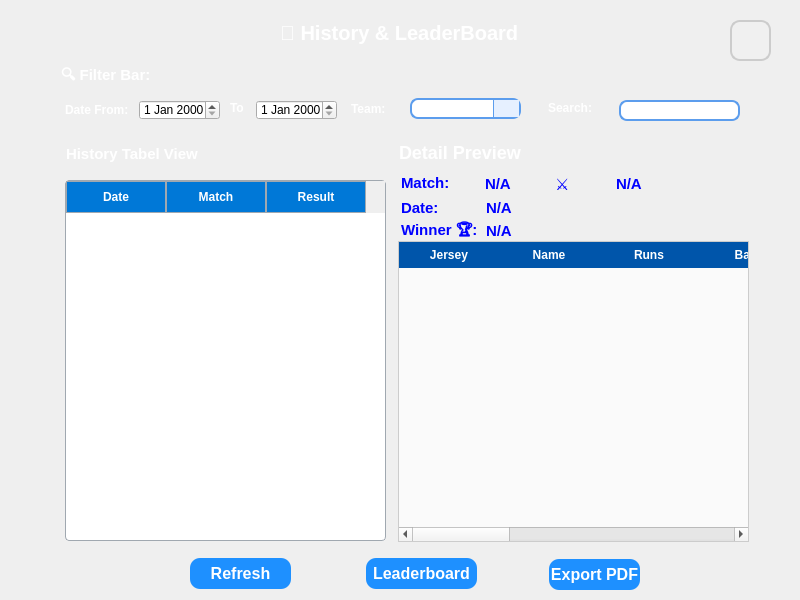
<?xml version="1.0" encoding="UTF-8"?>
<ui version="4.0">
 <class>StatsScreen</class>
 <widget class="QWidget" name="StatsScreen">
  <property name="geometry">
   <rect>
    <x>0</x>
    <y>0</y>
    <width>800</width>
    <height>600</height>
   </rect>
  </property>
  <property name="windowTitle">
   <string>Form</string>
  </property>
  <property name="styleSheet">
   <string notr="true">#StatsScreen {
   background-image: url(:/images/historybackgrond.png);  /* Set your image path */
    background-position: center;  /* Center the image */
    background-repeat: no-repeat;  /* Do not repeat the image */
   
}
</string>
  </property>
  <widget class="QPushButton" name="homeButton">
   <property name="geometry">
    <rect>
     <x>730</x>
     <y>20</y>
     <width>41</width>
     <height>41</height>
    </rect>
   </property>
   <property name="styleSheet">
    <string notr="true">QPushButton#homeButton {
    background-color: #f0f0f0;
    border: 2px solid #ccc;
    border-radius: 10px;
    padding: 5px;
}

QPushButton#homeButton:hover {
    background-color: #e0f7ff;
    border: 2px solid #00aaff;
  
}</string>
   </property>
   <property name="text">
    <string/>
   </property>
   <property name="iconSize">
    <size>
     <width>32</width>
     <height>32</height>
    </size>
   </property>
  </widget>
  <widget class="QLabel" name="label">
   <property name="geometry">
    <rect>
     <x>65</x>
     <y>100</y>
     <width>71</width>
     <height>20</height>
    </rect>
   </property>
   <property name="font">
    <font>
     <pointsize>-1</pointsize>
     <bold>true</bold>
    </font>
   </property>
   <property name="styleSheet">
    <string notr="true">QLabel{
font-size:12px;
color:white;

}</string>
   </property>
   <property name="text">
    <string>Date From:</string>
   </property>
  </widget>
  <widget class="QDateEdit" name="dateFromEdit">
   <property name="geometry">
    <rect>
     <x>139</x>
     <y>100</y>
     <width>81</width>
     <height>20</height>
    </rect>
   </property>
  </widget>
  <widget class="QLabel" name="label_2">
   <property name="geometry">
    <rect>
     <x>230</x>
     <y>100</y>
     <width>16</width>
     <height>16</height>
    </rect>
   </property>
   <property name="font">
    <font>
     <pointsize>-1</pointsize>
     <bold>true</bold>
    </font>
   </property>
   <property name="styleSheet">
    <string notr="true">QLabel{
font-size:12px;
color:white;
}</string>
   </property>
   <property name="text">
    <string>To</string>
   </property>
  </widget>
  <widget class="QDateEdit" name="dateToEdit">
   <property name="geometry">
    <rect>
     <x>256</x>
     <y>100</y>
     <width>81</width>
     <height>20</height>
    </rect>
   </property>
   <property name="styleSheet">
    <string notr="true"/>
   </property>
  </widget>
  <widget class="QPushButton" name="refreshButton">
   <property name="geometry">
    <rect>
     <x>190</x>
     <y>558</y>
     <width>101</width>
     <height>31</height>
    </rect>
   </property>
   <property name="styleSheet">
    <string notr="true">QPushButton {
    background-color: #1E90FF; /* Dodger Blue */
    color: white;
    border: none;
    border-radius: 10px;
    font-size: 16px;
    font-weight: bold;
}
QPushButton:hover {
    background-color:#63B8FF; 
}
QPushButton:pressed {
    background-color: #1874CD; /* Even darker on press */
    padding-left: 12px;
    padding-top: 12px;
}</string>
   </property>
   <property name="text">
    <string>Refresh</string>
   </property>
  </widget>
  <widget class="QLineEdit" name="searchLineEdit">
   <property name="geometry">
    <rect>
     <x>619</x>
     <y>100</y>
     <width>121</width>
     <height>21</height>
    </rect>
   </property>
   <property name="styleSheet">
    <string notr="true">QLineEdit {
    background-color: #ffffff;
    border: 2px solid #5c9ded;
    border-radius: 8px;
   
    font: 12px 'Segoe UI';
    color: #333333;
    selection-background-color: #5c9ded;
    selection-color: white;
}

QLineEdit:hover {
    border: 2px solid #3a7bd5;
}

QLineEdit:focus {
    border: 2px solid #2b6cb0;
    background-color: #f0f8ff;
}
</string>
   </property>
  </widget>
  <widget class="QLabel" name="label_3">
   <property name="geometry">
    <rect>
     <x>351</x>
     <y>99</y>
     <width>41</width>
     <height>20</height>
    </rect>
   </property>
   <property name="font">
    <font>
     <pointsize>-1</pointsize>
     <bold>true</bold>
    </font>
   </property>
   <property name="styleSheet">
    <string notr="true">QLabel{
font-size:12px;
color:white;
}</string>
   </property>
   <property name="text">
    <string>Team:</string>
   </property>
  </widget>
  <widget class="QComboBox" name="teamFilterCombo">
   <property name="geometry">
    <rect>
     <x>410</x>
     <y>98</y>
     <width>111</width>
     <height>21</height>
    </rect>
   </property>
   <property name="styleSheet">
    <string notr="true">QComboBox {
    background-color: #ffffff;
    border: 2px solid #5c9ded;
    border-radius: 8px;
    font: 12px 'Segoe UI';
    color: #333333;
}

QComboBox:hover {
    border: 2px solid #3a7bd5;
}

QComboBox::drop-down {
    subcontrol-origin: padding;
    subcontrol-position: top right;
    width: 25px;
    border-left: 1px solid #5c9ded;
    background-color: #e6f0ff;
}

QComboBox QAbstractItemView {
    background-color: #ffffff;
    border: 1px solid #5c9ded;
    selection-background-color: #5c9ded;
    selection-color: white;
    font: 12px 'Segoe UI';
}
</string>
   </property>
  </widget>
  <widget class="QLabel" name="label_4">
   <property name="geometry">
    <rect>
     <x>548</x>
     <y>100</y>
     <width>51</width>
     <height>16</height>
    </rect>
   </property>
   <property name="font">
    <font>
     <pointsize>-1</pointsize>
     <bold>true</bold>
    </font>
   </property>
   <property name="styleSheet">
    <string notr="true">QLabel{
font-size:12px;
color:white;
}</string>
   </property>
   <property name="text">
    <string>Search: </string>
   </property>
  </widget>
  <widget class="QTableWidget" name="historyTable">
   <property name="geometry">
    <rect>
     <x>65</x>
     <y>180</y>
     <width>321</width>
     <height>361</height>
    </rect>
   </property>
   <property name="styleSheet">
    <string notr="true">QTableWidget {
    background: #FFFFFF;
    gridline-color: #D1D9E6;
    alternate-background-color: #F7F9FC;
    selection-background-color: #CCE4FF;
    selection-color: #004A9F;
    border: 1px solid #A0A8B0;
    border-radius: 4px;
}

/* Header sections */
QHeaderView::section {
    background: #0078D7;
    color: white;
    padding: 6px;
    border: 1px solid #A0A8B0;
    font-weight: bold;
}

/* Vertical headers (if used) */
QHeaderView::vertical-header {
    background: #F0F4F8;
    border: 1px solid #A0A8B0;
}

/* Table cells */
QTableWidget::item {
    padding: 4px;
}
QTableCornerButton::section {
    background: #0078D7;
    border: 1px solid #A0A8B0;
}

/* Remove focus rectangle except on selected cells */
QTableWidget QTableCornerButton::section {
    background: #0078D7;
    border: 1px solid #A0A8B0;
}

/* Scrollbar styling (optional) */
QScrollBar:vertical {
    background: #F0F4F8;
    width: 12px;
    margin: 0px 0px 0px 0px;
    border: none;
}
QScrollBar::handle:vertical {
    background: #A0A8B0;
    min-height: 20px;
    border-radius: 6px;
}
QScrollBar::handle:vertical:hover {
    background: #888F97;
}
QScrollBar::add-line:vertical,
QScrollBar::sub-line:vertical {
    height: 0;  /* hide arrows */
}</string>
   </property>
   <column>
    <property name="text">
     <string>Date</string>
    </property>
   </column>
   <column>
    <property name="text">
     <string>Match</string>
    </property>
   </column>
   <column>
    <property name="text">
     <string>Result</string>
    </property>
   </column>
  </widget>
  <widget class="QTableWidget" name="performancesTable">
   <property name="geometry">
    <rect>
     <x>398</x>
     <y>241</y>
     <width>351</width>
     <height>301</height>
    </rect>
   </property>
   <property name="styleSheet">
    <string notr="true">QTableWidget#performancesTable {
  background: #fafafa;
  gridline-color: #ddd;
  font-family: &quot;Segoe UI&quot;, Arial, sans-serif;
  font-size: 12px;
  border: 1px solid #ccc;
  selection-background-color: #87cefa;
  selection-color: #000;
}

/* 2) Header */
QHeaderView::section {
  background-color: #0055aa;
  color: white;
  font-weight: bold;
  padding: 4px;
  border: none;
}

/* 3) Alternating row colors (zebra stripes) */
QTableWidget#performancesTable {
  alternate-background-color: #f2f2f2;
}
QTableWidget#performancesTable::item:!selected:alternate {
  background-color: #f2f2f2;
}

/* 4) Cell hover effect */
QTableWidget#performancesTable::item:hover {
  background-color: #e8f4fc;
}

/* 5) Vertical and horizontal grid lines */
QTableView, QTableWidget {
  show-decoration-selected: 1;
}
QTableWidget::item {
  border-bottom: 1px solid #eee;
  border-right:  1px solid #eee;
}

/* 6) Remove focus rectangle */
QTableWidget::item:focus {
  outline: none;
}</string>
   </property>
   <column>
    <property name="text">
     <string>Jersey</string>
    </property>
   </column>
   <column>
    <property name="text">
     <string>Name</string>
    </property>
   </column>
   <column>
    <property name="text">
     <string>Runs</string>
    </property>
   </column>
   <column>
    <property name="text">
     <string>Balls</string>
    </property>
   </column>
   <column>
    <property name="text">
     <string>4s</string>
    </property>
   </column>
   <column>
    <property name="text">
     <string>6s</string>
    </property>
   </column>
   <column>
    <property name="text">
     <string>SR</string>
    </property>
   </column>
   <column>
    <property name="text">
     <string>Overs</string>
    </property>
   </column>
   <column>
    <property name="text">
     <string>Wkts</string>
    </property>
   </column>
   <column>
    <property name="text">
     <string>Econ</string>
    </property>
   </column>
  </widget>
  <widget class="QLabel" name="label_5">
   <property name="geometry">
    <rect>
     <x>66</x>
     <y>143</y>
     <width>141</width>
     <height>21</height>
    </rect>
   </property>
   <property name="font">
    <font>
     <pointsize>-1</pointsize>
     <bold>true</bold>
    </font>
   </property>
   <property name="styleSheet">
    <string notr="true">QLabel{
font-size:15px;
color:white;
}</string>
   </property>
   <property name="text">
    <string>History Tabel View</string>
   </property>
  </widget>
  <widget class="QLabel" name="label_6">
   <property name="geometry">
    <rect>
     <x>399</x>
     <y>142</y>
     <width>151</width>
     <height>21</height>
    </rect>
   </property>
   <property name="font">
    <font>
     <pointsize>-1</pointsize>
     <bold>true</bold>
    </font>
   </property>
   <property name="styleSheet">
    <string notr="true">QLabel{
font-size:18px;
color:white;
}</string>
   </property>
   <property name="text">
    <string>Detail Preview</string>
   </property>
  </widget>
  <widget class="QLabel" name="label_10">
   <property name="geometry">
    <rect>
     <x>280</x>
     <y>12</y>
     <width>251</width>
     <height>41</height>
    </rect>
   </property>
   <property name="font">
    <font>
     <pointsize>-1</pointsize>
     <bold>true</bold>
    </font>
   </property>
   <property name="styleSheet">
    <string notr="true">QLabel{
font-size:20px;
color:white;
}</string>
   </property>
   <property name="text">
    <string>📜 History &amp; LeaderBoard</string>
   </property>
  </widget>
  <widget class="QPushButton" name="pushButton">
   <property name="geometry">
    <rect>
     <x>366</x>
     <y>558</y>
     <width>111</width>
     <height>31</height>
    </rect>
   </property>
   <property name="styleSheet">
    <string notr="true">QPushButton {
    background-color: #1E90FF; /* Dodger Blue */
    color: white;
    border: none;
    border-radius: 10px;
    font-size: 16px;
    font-weight: bold;
}
QPushButton:hover {
    background-color: #63B8FF;
}
QPushButton:pressed {
    background-color: #1874CD; /* Even darker on press */
    padding-left: 12px;
    padding-top: 12px;
}</string>
   </property>
   <property name="text">
    <string>Leaderboard</string>
   </property>
  </widget>
  <widget class="QLabel" name="label_11">
   <property name="geometry">
    <rect>
     <x>61</x>
     <y>66</y>
     <width>101</width>
     <height>21</height>
    </rect>
   </property>
   <property name="font">
    <font>
     <pointsize>-1</pointsize>
     <bold>true</bold>
    </font>
   </property>
   <property name="styleSheet">
    <string notr="true">QLabel{
font-size:15px;
color:white;
}</string>
   </property>
   <property name="text">
    <string>🔍 Filter Bar:</string>
   </property>
  </widget>
  <widget class="QLabel" name="label_7">
   <property name="geometry">
    <rect>
     <x>401</x>
     <y>173</y>
     <width>51</width>
     <height>19</height>
    </rect>
   </property>
   <property name="font">
    <font>
     <pointsize>-1</pointsize>
     <bold>true</bold>
    </font>
   </property>
   <property name="styleSheet">
    <string notr="true">QLabel{
font-size:15px;
color:blue;

}</string>
   </property>
   <property name="text">
    <string>Match:</string>
   </property>
  </widget>
  <widget class="QLabel" name="date">
   <property name="geometry">
    <rect>
     <x>486</x>
     <y>198</y>
     <width>161</width>
     <height>19</height>
    </rect>
   </property>
   <property name="font">
    <font>
     <pointsize>-1</pointsize>
     <bold>true</bold>
    </font>
   </property>
   <property name="styleSheet">
    <string notr="true">QLabel{
font-size:15px;
color:blue;

}</string>
   </property>
   <property name="text">
    <string>N/A</string>
   </property>
  </widget>
  <widget class="QLabel" name="result">
   <property name="geometry">
    <rect>
     <x>486</x>
     <y>221</y>
     <width>101</width>
     <height>19</height>
    </rect>
   </property>
   <property name="font">
    <font>
     <pointsize>-1</pointsize>
     <bold>true</bold>
    </font>
   </property>
   <property name="styleSheet">
    <string notr="true">QLabel{
font-size:15px;
color:blue;

}</string>
   </property>
   <property name="text">
    <string>N/A</string>
   </property>
  </widget>
  <widget class="QLabel" name="label_12">
   <property name="geometry">
    <rect>
     <x>401</x>
     <y>221</y>
     <width>81</width>
     <height>20</height>
    </rect>
   </property>
   <property name="font">
    <font>
     <pointsize>-1</pointsize>
     <bold>true</bold>
    </font>
   </property>
   <property name="styleSheet">
    <string notr="true">QLabel{
font-size:15px;
color:blue;

}</string>
   </property>
   <property name="text">
    <string>Winner 🏆:</string>
   </property>
  </widget>
  <widget class="QLabel" name="label_8">
   <property name="geometry">
    <rect>
     <x>401</x>
     <y>198</y>
     <width>41</width>
     <height>19</height>
    </rect>
   </property>
   <property name="font">
    <font>
     <pointsize>-1</pointsize>
     <bold>true</bold>
    </font>
   </property>
   <property name="styleSheet">
    <string notr="true">QLabel{
font-size:15px;
color:blue;

}</string>
   </property>
   <property name="text">
    <string>Date:</string>
   </property>
  </widget>
  <widget class="QLabel" name="teamA">
   <property name="geometry">
    <rect>
     <x>485</x>
     <y>174</y>
     <width>71</width>
     <height>19</height>
    </rect>
   </property>
   <property name="font">
    <font>
     <pointsize>-1</pointsize>
     <bold>true</bold>
    </font>
   </property>
   <property name="styleSheet">
    <string notr="true">QLabel{
font-size:15px;
color:blue;

}</string>
   </property>
   <property name="text">
    <string>N/A</string>
   </property>
  </widget>
  <widget class="QLabel" name="teamB">
   <property name="geometry">
    <rect>
     <x>616</x>
     <y>174</y>
     <width>91</width>
     <height>19</height>
    </rect>
   </property>
   <property name="font">
    <font>
     <pointsize>-1</pointsize>
     <bold>true</bold>
    </font>
   </property>
   <property name="styleSheet">
    <string notr="true">QLabel{
font-size:15px;
color:blue;

}</string>
   </property>
   <property name="text">
    <string>N/A</string>
   </property>
  </widget>
  <widget class="QLabel" name="label_9">
   <property name="geometry">
    <rect>
     <x>555</x>
     <y>169</y>
     <width>21</width>
     <height>31</height>
    </rect>
   </property>
   <property name="styleSheet">
    <string notr="true">QLabel{
font-size:16px;
color:blue;

}</string>
   </property>
   <property name="text">
    <string>⚔️</string>
   </property>
  </widget>
  <widget class="QPushButton" name="pushButton_2">
   <property name="geometry">
    <rect>
     <x>549</x>
     <y>559</y>
     <width>91</width>
     <height>31</height>
    </rect>
   </property>
   <property name="styleSheet">
    <string notr="true">QPushButton {
    background-color: #1E90FF; /* Dodger Blue */
    color: white;
    border: none;
    border-radius: 10px;
    font-size: 16px;
    font-weight: bold;
}
QPushButton:hover {
    background-color: #63B8FF;
}
QPushButton:pressed {
    background-color: #1874CD; /* Even darker on press */
    padding-left: 12px;
    padding-top: 12px;
}</string>
   </property>
   <property name="text">
    <string>Export PDF</string>
   </property>
  </widget>
 </widget>
 <resources/>
 <connections/>
</ui>
